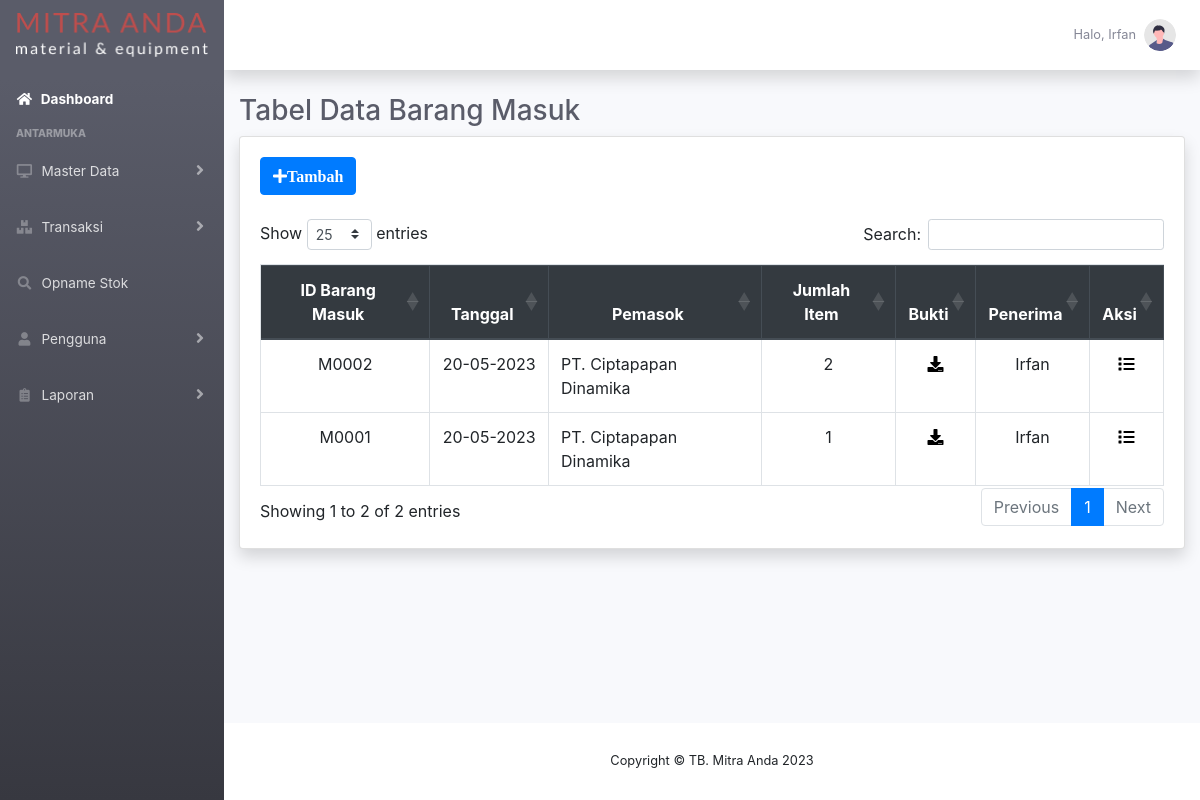
The page /php/modul/barangmasuk/databarangmasuk.php (signed in) on the database its author committed.
### tables this page shows
CREATE TABLE `tbstokmasuk` (
  `idBarangMasuk` varchar(5) NOT NULL,
  `idPemasok` int(11) NOT NULL,
  `tanggalMasuk` date NOT NULL,
  `Bukti` mediumblob NOT NULL,
  `Format` varchar(100) NOT NULL,
  `idPengguna` int(11) NOT NULL,
  `Status` tinyint(1) NOT NULL
);

CREATE TABLE `tbpemasok` (
  `idPemasok` int(11) NOT NULL,
  `Pemasok` varchar(100) NOT NULL,
  `Alamat` varchar(256) NOT NULL,
  `noTelepon` varchar(13) NOT NULL,
  `contactPerson` varchar(100) NOT NULL,
  `Status` tinyint(1) NOT NULL
);

CREATE TABLE `tbpengguna` (
  `idPengguna` int(11) NOT NULL,
  `Nama` varchar(100) NOT NULL,
  `Username` varchar(100) NOT NULL,
  `Password` varchar(100) NOT NULL,
  `noTelepon` varchar(13) NOT NULL,
  `Jabatan` varchar(100) NOT NULL,
  `Status` tinyint(1) NOT NULL
);

### php/modul/barangmasuk/databarangmasuk.php (the view, shortened to what this page needs)
<?php
    require '../../fungsi.php';
?>
<!DOCTYPE html>
<html lang="en">
    <head>
        <link href="../../../vendor/fontawesome-free/css/all.min.css" rel="stylesheet" type="text/css">
        <link href="../../../css/sb-admin-2.css" rel="stylesheet">
        <link rel="stylesheet" href="https://maxcdn.bootstrapcdn.com/bootstrap/4.5.2/css/bootstrap.min.css">
        <link rel="stylesheet" type="text/css" href="https://cdnjs.cloudflare.com/ajax/libs/twitter-bootstrap/4.5.2/css/bootstrap.css">
        <link rel="stylesheet" type="text/css" href="https://cdn.datatables.net/1.13.4/css/dataTables.bootstrap4.min.css">
        <link rel="stylesheet" type="text/css" href="https://cdn.datatables.net/buttons/1.6.5/css/buttons.dataTables.min.css">
        <link rel="stylesheet" href="https://cdn.jsdelivr.net/npm/bootstrap-select@1.13.14/dist/css/bootstrap-select.min.css">
    </head>
    <body id="page-top">
        <div id="wrapper">
            <ul class="navbar-nav bg-gradient-dark sidebar sidebar-dark accordion" id="accordionSidebar">
                <a class="sidebar-brand d-flex align-items-center justify-content-center" href="../../index.php">
                    <img class="img-fluid" src="../../../assets/img/logotext.png"></img>
                </a>
                <li class="nav-item active">
                    <a class="nav-link" href="../../index.php">
                        <i class="fas fa-fw fa-home"></i>
                        <span>Dashboard</span></a>
                </li>
                <div class="sidebar-heading">
                    Antarmuka
                </div>
                <li class="nav-item">
                    <a class="nav-link collapsed" href="#" data-toggle="collapse" data-target="#collapseMaster"
                    aria-expanded="true" aria-controls="collapseMaster">
                        <i class="fas fa-fw fa-desktop"></i>
                        <span>Master Data</span>
                    </a>
                </li>
                <li class="nav-item">
                    <a class="nav-link collapsed" href="#" data-toggle="collapse" data-target="#collapseStok"
                    aria-expanded="true" aria-controls="collapseStok">
                        <i class="fas fa-fw fa-boxes"></i>
                        <span>Transaksi</span>
                    </a>
                </li>
				<?php
                    $jabatan=$_SESSION['Jabatan']=='Owner';
                    $jabatan2=$_SESSION['Jabatan']=='Checker';
                    if($jabatan OR $jabatan2){
                ?>
                <li class="nav-item">
                    <a class="nav-link" href="../opname/dataopname.php">
                    <i class="fas fa-fw fa-search"></i>
                    <span>Opname Stok</span></a>
                </li>
				<?php
                }?>
                <li class="nav-item">
                    <a class="nav-link collapsed" href="#" data-toggle="collapse" data-target="#collapsePengguna"
                    aria-expanded="true" aria-controls="collapsePengguna">
                        <i class="fas fa-fw fa-user"></i>
                        <span>Pengguna</span>
                    </a>
                </li>
                <li class="nav-item">
                    <a class="nav-link collapsed" href="#" data-toggle="collapse" data-target="#collapseLaporan"
                    aria-expanded="true" aria-controls="collapseLaporan">
                        <i class="fas fa-fw fa-clipboard-list"></i>
                        <span>Laporan</span>
                    </a>
                </li>
            </ul>
            <div id="content-wrapper" class="d-flex flex-column">
                <div id="content">
                    <nav class="navbar navbar-expand navbar-light bg-white topbar mb-4 static-top shadow">
                        <ul class="navbar-nav ml-auto">
                            <li class="nav-item dropdown no-arrow">
                                <a class="nav-link dropdown-toggle" href="#" id="userDropdown" role="button"
                                    data-toggle="dropdown" aria-haspopup="true" aria-expanded="false">
                                    <span class="mr-2 d-none d-lg-inline text-gray-600 small"><?php echo 'Halo, '. $_SESSION['Nama'];?></span>
                                    <img class="img-profile rounded-circle"
                                        src="../../../assets/img/undraw_profile.svg">
                                </a>
                            </li>
                        </ul>
                    </nav>
                    <div class="container-fluid">
                        <h1 class="h3 mb-2 text-gray-800">Tabel Data Barang Masuk</h1>
                        <div class="card shadow mb-4">
                            <div class="card-body">
                                <button type="button" class="btn btn-primary" data-toggle="modal" data-target="#tambah">
                                    <i class="fas fa-plus">Tambah</i>
                                </button>
                                <br><br>
                                <div id="datatables">
                                        <table class="table table-stripped table-bordered table-hover" id="dtStokMasuk" width="100%" cellspacing="0">
                                            <thead class="thead-dark">
                                                <tr>
                                                    <th class="text-center">ID Barang Masuk</th>
                                                    <th class="text-center">Tanggal</th>
                                                    <th class="text-center">Pemasok</th>
                                                    <th class="text-center">Jumlah Item</th>
                                                    <th class="text-center">Bukti</th>
                                                    <th class="text-center">Penerima</th>
                                                    <th class="text-center">Aksi</th>
                                                </tr>
                                            </thead>
                                            <tbody>
                                                <?php
                                                    $tampilDataProdukMasuk= mysqli_query($conn,"
                                                    SELECT * FROM tbstokmasuk
                                                    INNER JOIN tbpemasok ON tbstokmasuk.idPemasok=tbpemasok.idPemasok
                                                    INNER JOIN tbpengguna ON tbstokmasuk.idPengguna=tbpengguna.idPengguna
                                                    ORDER BY idBarangMasuk
													DESC;");
                                                    while($data=mysqli_fetch_array($tampilDataProdukMasuk)){
                                                        $idBarangMasuk = $data['idBarangMasuk'];
                                                        $tanggalMasuk= date('d-m-Y', strtotime($data['tanggalMasuk']));
                                                        $Pemasok =$data['Pemasok'];
                                                        $hitungJumlah= mysqli_query($conn,"SELECT * FROM tbdetailmasuk WHERE idBarangMasuk='$idBarangMasuk' GROUP BY idProduk;");
                                                        $jumlahItem = mysqli_num_rows($hitungJumlah);
                                                        $Penerima=$data['Nama'];
                                                ?>
                                                <tr>
                                                    <td class="text-center"><?=$idBarangMasuk;?></td>
                                                    <td class="text-center"><?=$tanggalMasuk;?></td>
                                                    <td><?=$Pemasok;?></td>
                                                    <td class="text-center"><?=$jumlahItem;?></td>
                                                    <td class="text-center">
                                                        <a href="downloadbuktimasuk.php?id=<?php echo $idBarangMasuk;?>" target="_blank"><i class="fas fa-fw fa-download" style="color: #000000;"></i></a>
                                                    </td>
                                                    <td class="text-center"><?=$Penerima;?></td>
                                                    <td class="text-center">
                                                        <a href="detailbarangmasuk.php?id=<?php echo $idBarangMasuk;?>"><i class="fas fa-fw fa-list" style="color: #000000;"></i></a>
                                                    </td>
                                                </tr>
                                                <?php
                                                    };
                                                ?>
                                            </tbody>
                                        </table>
                                    </div>
                                </div>
                            </div>
                        </div>
                    </div>
                    <footer class="sticky-footer bg-white">
                        <div class="container my-auto">
                            <div class="copyright text-center my-auto">
                                <span>Copyright &copy; TB. Mitra Anda 2023</span>
                            </div>
                        </div>
                    </footer>
                </div>
            </div>
    </body>
</html>

### rows shown on the page
tbstokmasuk: idBarangMasuk "M0002", tanggalMasuk "20-05-2023", idPemasok.Pemasok "PT. Ciptapapan Dinamika", jumlahItem "2", idPengguna.Nama "Irfan"
tbstokmasuk: idBarangMasuk "M0001", tanggalMasuk "20-05-2023", idPemasok.Pemasok "PT. Ciptapapan Dinamika", jumlahItem "1", idPengguna.Nama "Irfan"

### other values the page prints
$_SESSION['Nama'] "Irfan"
